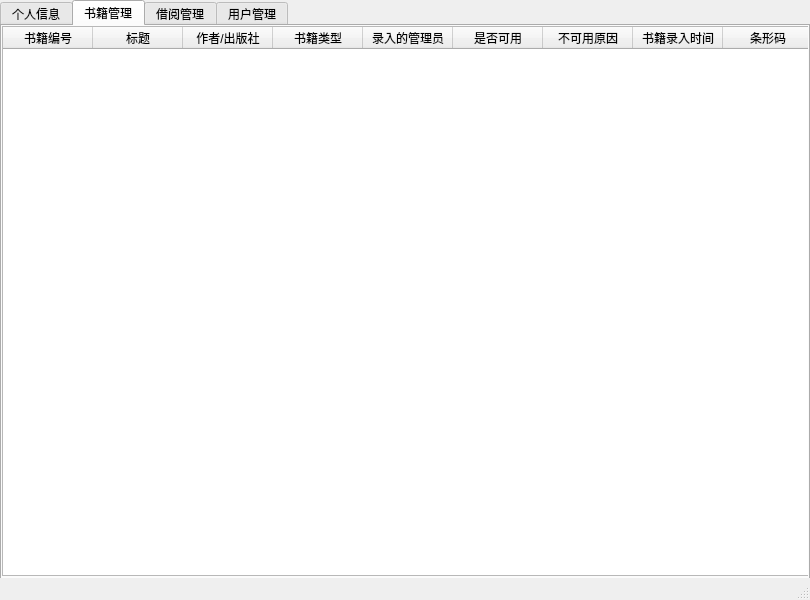
<?xml version="1.0" encoding="UTF-8"?>
<ui version="4.0">
 <class>AdminWindow</class>
 <widget class="QMainWindow" name="AdminWindow">
  <property name="geometry">
   <rect>
    <x>0</x>
    <y>0</y>
    <width>810</width>
    <height>600</height>
   </rect>
  </property>
  <property name="minimumSize">
   <size>
    <width>810</width>
    <height>600</height>
   </size>
  </property>
  <property name="maximumSize">
   <size>
    <width>810</width>
    <height>600</height>
   </size>
  </property>
  <property name="windowTitle">
   <string>admin-client-win  该客户端请不要滥用,请尽量只用于更正数据</string>
  </property>
  <widget class="QWidget" name="centralwidget">
   <widget class="QTabWidget" name="tabWidget">
    <property name="geometry">
     <rect>
      <x>0</x>
      <y>0</y>
      <width>810</width>
      <height>603</height>
     </rect>
    </property>
    <property name="currentIndex">
     <number>1</number>
    </property>
    <widget class="QWidget" name="tab_info">
     <attribute name="title">
      <string>个人信息</string>
     </attribute>
     <widget class="QGroupBox" name="groupBox">
      <property name="geometry">
       <rect>
        <x>10</x>
        <y>10</y>
        <width>780</width>
        <height>250</height>
       </rect>
      </property>
      <property name="title">
       <string>个人资料展示</string>
      </property>
      <widget class="QLabel" name="label_profile_photo">
       <property name="geometry">
        <rect>
         <x>10</x>
         <y>20</y>
         <width>200</width>
         <height>210</height>
        </rect>
       </property>
       <property name="styleSheet">
        <string notr="true">background-color: rgb(0, 0, 0);
color: rgb(255, 255, 255);</string>
       </property>
       <property name="text">
        <string>头像</string>
       </property>
       <property name="alignment">
        <set>Qt::AlignCenter</set>
       </property>
      </widget>
      <widget class="QLabel" name="label_info">
       <property name="geometry">
        <rect>
         <x>240</x>
         <y>20</y>
         <width>510</width>
         <height>210</height>
        </rect>
       </property>
       <property name="font">
        <font>
         <family>幼圆</family>
         <pointsize>26</pointsize>
        </font>
       </property>
       <property name="text">
        <string>姓名：老母鸡

账号：12345</string>
       </property>
       <property name="alignment">
        <set>Qt::AlignCenter</set>
       </property>
      </widget>
     </widget>
     <widget class="QGroupBox" name="groupBox_2">
      <property name="geometry">
       <rect>
        <x>10</x>
        <y>270</y>
        <width>780</width>
        <height>280</height>
       </rect>
      </property>
      <property name="title">
       <string>个人资料修改</string>
      </property>
      <widget class="QLabel" name="label_name">
       <property name="geometry">
        <rect>
         <x>30</x>
         <y>30</y>
         <width>40</width>
         <height>40</height>
        </rect>
       </property>
       <property name="text">
        <string>姓名：</string>
       </property>
      </widget>
      <widget class="QLineEdit" name="lineEdit_name">
       <property name="geometry">
        <rect>
         <x>80</x>
         <y>30</y>
         <width>500</width>
         <height>40</height>
        </rect>
       </property>
       <property name="placeholderText">
        <string>请输入需要修改的姓名</string>
       </property>
      </widget>
      <widget class="QPushButton" name="pushButton_name">
       <property name="geometry">
        <rect>
         <x>600</x>
         <y>30</y>
         <width>160</width>
         <height>40</height>
        </rect>
       </property>
       <property name="text">
        <string>修改</string>
       </property>
      </widget>
      <widget class="QLineEdit" name="lineEdit_password">
       <property name="geometry">
        <rect>
         <x>80</x>
         <y>80</y>
         <width>500</width>
         <height>40</height>
        </rect>
       </property>
       <property name="placeholderText">
        <string>输入需要修改的密码</string>
       </property>
      </widget>
      <widget class="QLabel" name="label_password">
       <property name="geometry">
        <rect>
         <x>30</x>
         <y>80</y>
         <width>40</width>
         <height>40</height>
        </rect>
       </property>
       <property name="text">
        <string>密码：</string>
       </property>
      </widget>
      <widget class="QPushButton" name="pushButton_password">
       <property name="geometry">
        <rect>
         <x>600</x>
         <y>80</y>
         <width>160</width>
         <height>40</height>
        </rect>
       </property>
       <property name="text">
        <string>修改</string>
       </property>
      </widget>
      <widget class="QLineEdit" name="lineEdit_profile_photo">
       <property name="geometry">
        <rect>
         <x>80</x>
         <y>130</y>
         <width>500</width>
         <height>40</height>
        </rect>
       </property>
       <property name="placeholderText">
        <string>点击修改会自动把图片上传到服务器并修改头像</string>
       </property>
      </widget>
      <widget class="QLabel" name="label_photo">
       <property name="geometry">
        <rect>
         <x>30</x>
         <y>130</y>
         <width>40</width>
         <height>40</height>
        </rect>
       </property>
       <property name="text">
        <string>头像：</string>
       </property>
      </widget>
      <widget class="QPushButton" name="pushButton_profile_photo">
       <property name="geometry">
        <rect>
         <x>685</x>
         <y>130</y>
         <width>75</width>
         <height>40</height>
        </rect>
       </property>
       <property name="text">
        <string>修改</string>
       </property>
      </widget>
      <widget class="QPushButton" name="pushButton_logout">
       <property name="geometry">
        <rect>
         <x>30</x>
         <y>200</y>
         <width>720</width>
         <height>70</height>
        </rect>
       </property>
       <property name="text">
        <string>退出(取消自动登录)</string>
       </property>
      </widget>
      <widget class="QPushButton" name="pushButton_open_file">
       <property name="geometry">
        <rect>
         <x>600</x>
         <y>130</y>
         <width>75</width>
         <height>40</height>
        </rect>
       </property>
       <property name="text">
        <string>选图</string>
       </property>
      </widget>
     </widget>
    </widget>
    <widget class="QWidget" name="tab_book">
     <attribute name="title">
      <string>书籍管理</string>
     </attribute>
     <widget class="QTableWidget" name="tableWidget_book">
      <property name="geometry">
       <rect>
        <x>0</x>
        <y>0</y>
        <width>820</width>
        <height>550</height>
       </rect>
      </property>
      <property name="layoutDirection">
       <enum>Qt::LeftToRight</enum>
      </property>
      <attribute name="horizontalHeaderDefaultSectionSize">
       <number>90</number>
      </attribute>
      <attribute name="verticalHeaderVisible">
       <bool>false</bool>
      </attribute>
      <column>
       <property name="text">
        <string>书籍编号</string>
       </property>
      </column>
      <column>
       <property name="text">
        <string>标题</string>
       </property>
      </column>
      <column>
       <property name="text">
        <string>作者/出版社</string>
       </property>
      </column>
      <column>
       <property name="text">
        <string>书籍类型</string>
       </property>
      </column>
      <column>
       <property name="text">
        <string>录入的管理员</string>
       </property>
      </column>
      <column>
       <property name="text">
        <string>是否可用</string>
       </property>
      </column>
      <column>
       <property name="text">
        <string>不可用原因</string>
       </property>
      </column>
      <column>
       <property name="text">
        <string>书籍录入时间</string>
       </property>
      </column>
      <column>
       <property name="text">
        <string>条形码</string>
       </property>
      </column>
     </widget>
    </widget>
    <widget class="QWidget" name="tab_borrow">
     <attribute name="title">
      <string>借阅管理</string>
     </attribute>
     <widget class="QTableWidget" name="tableWidget_borrow">
      <property name="geometry">
       <rect>
        <x>0</x>
        <y>0</y>
        <width>810</width>
        <height>560</height>
       </rect>
      </property>
      <property name="layoutDirection">
       <enum>Qt::LeftToRight</enum>
      </property>
      <property name="sizeAdjustPolicy">
       <enum>QAbstractScrollArea::AdjustIgnored</enum>
      </property>
      <attribute name="horizontalHeaderCascadingSectionResizes">
       <bool>false</bool>
      </attribute>
      <attribute name="horizontalHeaderDefaultSectionSize">
       <number>110</number>
      </attribute>
      <attribute name="verticalHeaderVisible">
       <bool>false</bool>
      </attribute>
      <attribute name="verticalHeaderCascadingSectionResizes">
       <bool>false</bool>
      </attribute>
      <column>
       <property name="text">
        <string>借阅编号</string>
       </property>
      </column>
      <column>
       <property name="text">
        <string>书籍编号</string>
       </property>
      </column>
      <column>
       <property name="text">
        <string>同意的管理员</string>
       </property>
      </column>
      <column>
       <property name="text">
        <string>借书的用户</string>
       </property>
      </column>
      <column>
       <property name="text">
        <string>开始借阅的时间</string>
       </property>
      </column>
      <column>
       <property name="text">
        <string>归还的时间</string>
       </property>
      </column>
      <column>
       <property name="text">
        <string>书籍状态</string>
       </property>
      </column>
     </widget>
    </widget>
    <widget class="QWidget" name="tab_user">
     <attribute name="title">
      <string>用户管理</string>
     </attribute>
     <widget class="QTableWidget" name="tableWidget_user">
      <property name="geometry">
       <rect>
        <x>0</x>
        <y>0</y>
        <width>810</width>
        <height>560</height>
       </rect>
      </property>
      <property name="layoutDirection">
       <enum>Qt::LeftToRight</enum>
      </property>
      <property name="sizeAdjustPolicy">
       <enum>QAbstractScrollArea::AdjustIgnored</enum>
      </property>
      <attribute name="horizontalHeaderCascadingSectionResizes">
       <bool>false</bool>
      </attribute>
      <attribute name="horizontalHeaderDefaultSectionSize">
       <number>130</number>
      </attribute>
      <attribute name="verticalHeaderVisible">
       <bool>false</bool>
      </attribute>
      <attribute name="verticalHeaderCascadingSectionResizes">
       <bool>false</bool>
      </attribute>
      <column>
       <property name="text">
        <string>用户账号</string>
       </property>
      </column>
      <column>
       <property name="text">
        <string>姓名</string>
       </property>
      </column>
      <column>
       <property name="text">
        <string>密码</string>
       </property>
      </column>
      <column>
       <property name="text">
        <string>部门</string>
       </property>
      </column>
      <column>
       <property name="text">
        <string>帐号状态</string>
       </property>
      </column>
      <column>
       <property name="text">
        <string>头像文件名</string>
       </property>
      </column>
     </widget>
    </widget>
   </widget>
  </widget>
  <widget class="QStatusBar" name="statusBar"/>
 </widget>
 <resources/>
 <connections/>
</ui>
